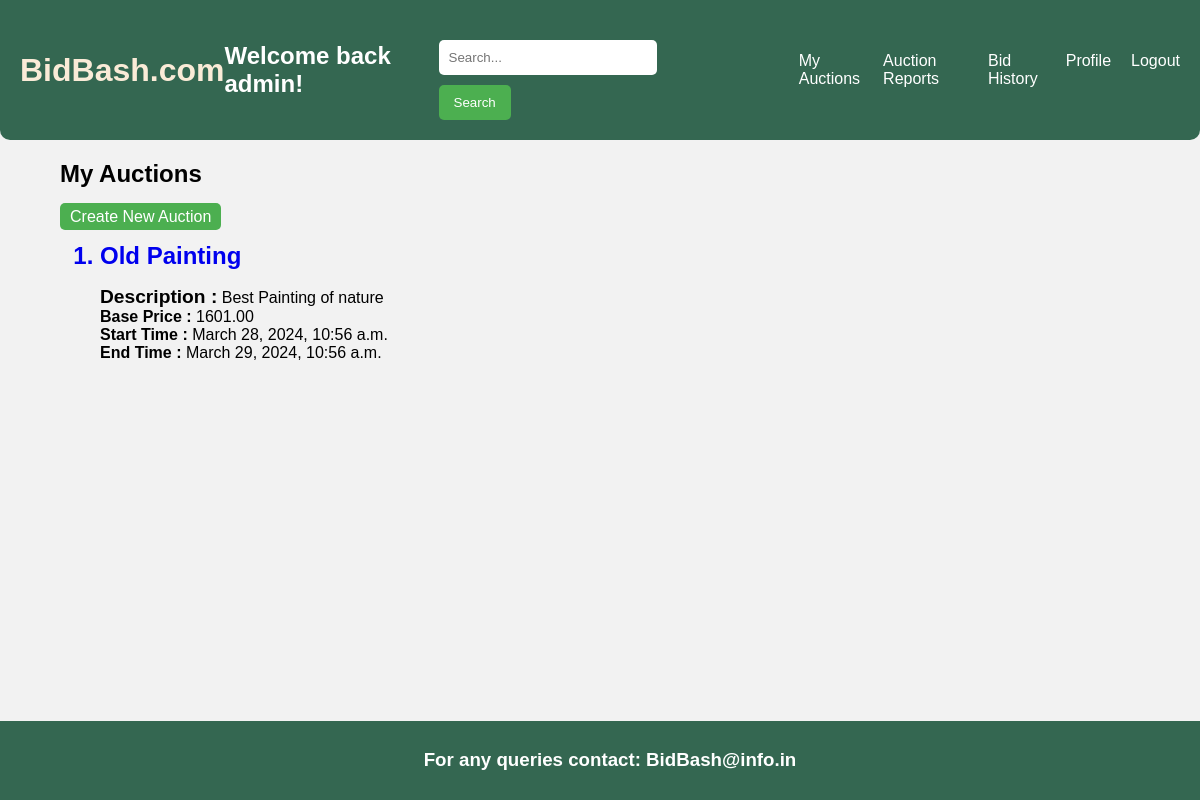
Before: /my_auctions/ (signed in) with the older database file.
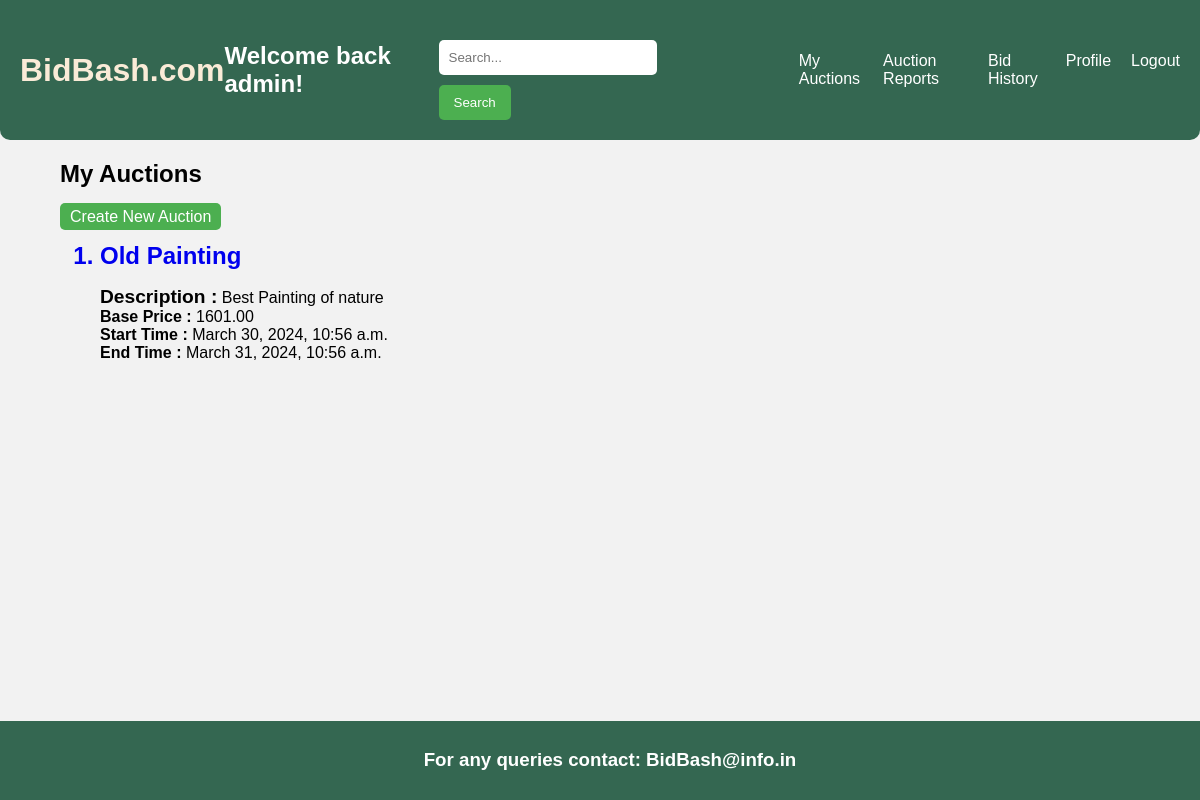
After: the same page with the newer database file.
### myapp/models.py (models this page shows, shortened)
class AuctionItem(models.Model):
    name = models.CharField(max_length=100)
    description = models.TextField()
    category = models.CharField(max_length=100)
    seller = models.ForeignKey(User, on_delete=models.CASCADE)
    base_price = models.DecimalField(max_digits=10, decimal_places=2)
    start_time = models.DateTimeField()
    end_time = models.DateTimeField()
    highest_bid = models.DecimalField(max_digits=10, decimal_places=2, default=0)  # Set default value

### myapp/views.py (the view)
# urls.py: path('my_auctions/', views.my_auctions, name='my_auctions'),
def my_auctions(request):
    user = request.user
    current_time = timezone.now()
    user_auctions = AuctionItem.objects.filter(seller=user, end_time__gt=current_time)
    context = {
        'user' : user,
        'user_auctions' : user_auctions,
    }
    return render(request, 'my_auctions.html', context)

### templates/my_auctions.html (shortened to what this page needs)
{% extends 'base.html' %}
{% load static %}
{% block body %}
<div id="my_auctions">
<h2>My Auctions</h2>
<a class="bid-now" href="{% url 'create_auction' %}" class="btn btn-primary">Create New Auction</a>
{% if user_auctions %}
    <ul>
        {% for auction in user_auctions %}
            <a href="{% url 'item' auction.id %}" style="text-decoration: none;">
                <li style="font-weight: bolder; font-size: x-large; list-style-type:decimal;">{{ auction.name }}</li>
            </a>
            <p><b style="font-size: larger;">Description :</b> {{ auction.description}}<br>
            <b>Base Price : </b> {{ auction.base_price }} <br>
            <b>Start Time : </b> {{ auction.start_time }} <br>
            <b>End Time :</b>  {{ auction.end_time }} <br>
        </p>
            <br> <br> <br>
            {% endfor %}
    </ul>
{% else %}
    <p>You haven't organized any auctions yet.</p>
{% endif %}
</div>
{% endblock %}

Changed rows visible on the page:
changed AuctionItem "Old Painting": start_time "March 28, 2024, 10:56 a.m." → "March 30, 2024, 10:56 a.m."; end_time "March 29, 2024, 10:56 a.m." → "March 31, 2024, 10:56 a.m."
